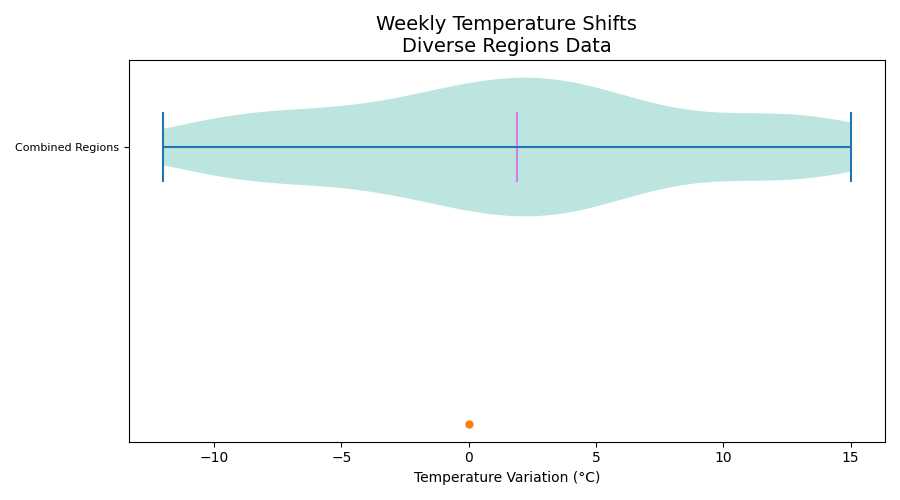

This figure's Python source:
import matplotlib.pyplot as plt
import numpy as np

data = [-5, -3, 0, 2, 1, -1, -4, 3, 2, 0, -2, -3, 1, 2, -3, 0, 3, -1, 4, 3, -2, 0, 3, -1, 2, 3, -1, -2, 1, 2, 
        2, 4, 5, 6, 7, 6, 5, 4, 4, 5, 6, 7, 6, 5, 4, 10, 15, 13, 14, 12, 13, 15, 14, 12, 10, 11, 12, 13, 14, 12, 
        -10, -8, -9, -7, -8, -9, -11, -12, -9, -8, -10, -7, -5, -6, -8]

plt.figure(figsize=(9, 5))

parts = plt.violinplot(data, vert=False, showmeans=True, showmedians=False)

for pc in parts['bodies']:
    pc.set_facecolor('#21AA95')  # Changed color for the body
parts['cmeans'].set_color('#D67DE1')  # Changed to mean line color

plt.title('Weekly Temperature Shifts\nDiverse Regions Data', fontsize=14, fontweight='regular')
plt.xlabel('Temperature Variation (°C)', fontsize=10)
plt.yticks([1], ['Combined Regions'], fontsize=8)

plt.grid(visible=False, axis='x')
plt.plot([0], marker='o', markersize=5)  # Added point markers for illustrative purposes
plt.tight_layout()
plt.show()
